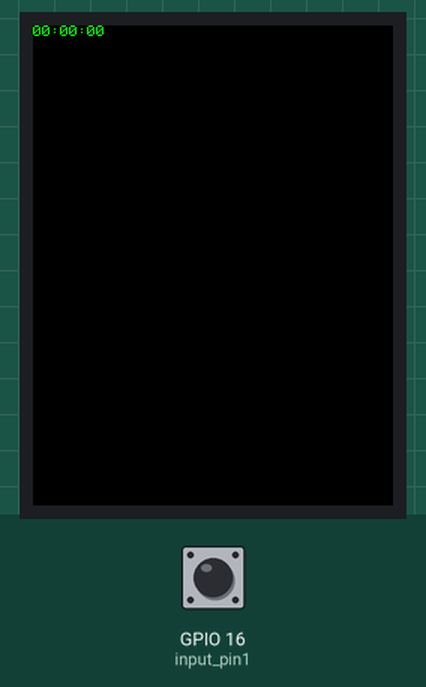
The sketch below on a simulated ESP32. Parts: 240×320 colour display. The test bench sets the inputs (shaded band); at power-on: GPIO 16 (input_pin1) HIGH. WiFi joins after 1.5 s; servers stay silent unless stated; uploads are accepted with an empty reply; what the sketch prints to the serial monitor is not drawn.

Above: at 6.2 s.
6.3 s: GPIO 16 (input_pin1) pulled LOW for 1.4 s
At 7.6 s:
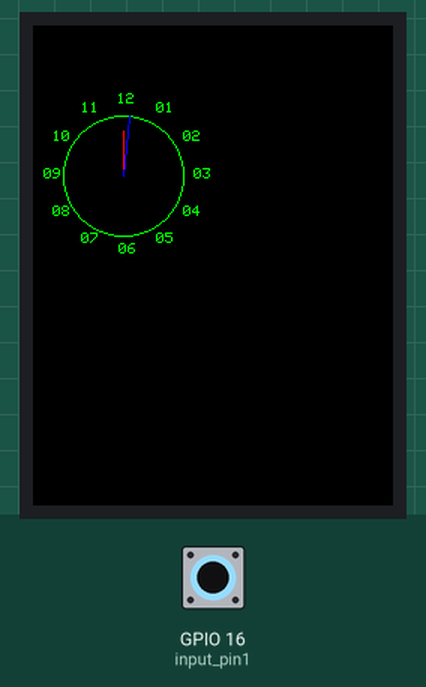
9.3 s: GPIO 16 (input_pin1) pulled LOW for 1.4 s
12.5 s: GPIO 16 (input_pin1) pulled LOW for 3.2 s
17.2 s: GPIO 16 (input_pin1) driven LOW
At 19.5 s:
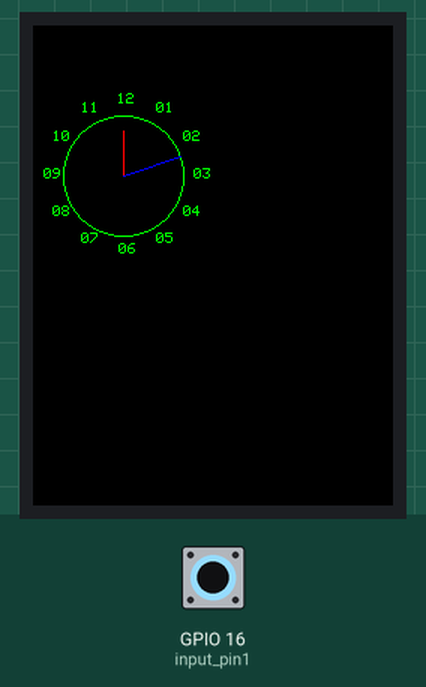
21.5 s: GPIO 16 (input_pin1) driven HIGH
At 22.7 s:
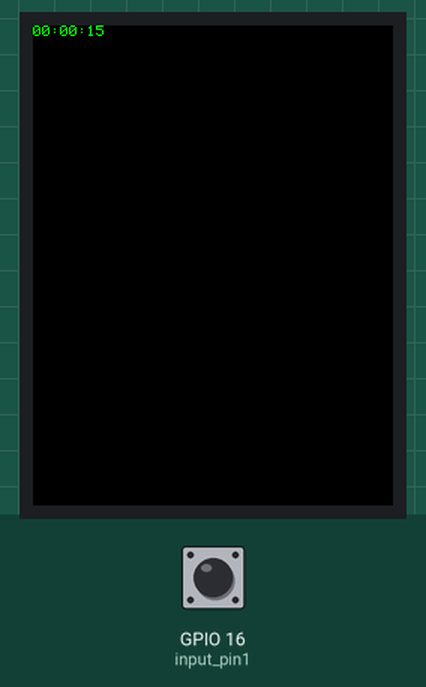
24.4 s: GPIO 16 (input_pin1) driven LOW
At 38.7 s:
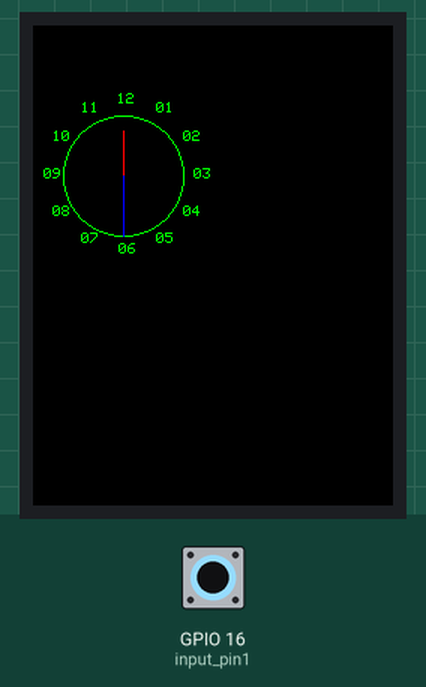
Timing chart, 0 to 40.2 s (numbered marks = the images above; inputs shaded):
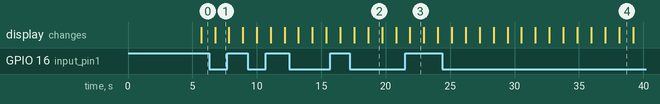

The sketch:

clock.ino
```cpp
#include <WiFi.h> //Connect to WiFi Network
#include <TFT_eSPI.h> // Graphics and font library for ST7735 driver chip
#include <SPI.h> //Used in support of TFT Display
#include <string.h>  //used for some string handling and processing.

/*#########################################
  Simple example script demonstrating:
  Connection with an Access Point (AP)
  Creation of client object
  Connection of client object to host
  Sending of GET request with several arguments
  verbose printing of HTTP response from host
  Simple parsing of HTTP response

  We'll use the open API found at:
  http://numbersapi.com
  Intended for 6.08 Spring 2019 Lab 01B
*/

TFT_eSPI tft = TFT_eSPI();  // Invoke library, pins defined in User_Setup.h

const int RESPONSE_TIMEOUT = 6000; //ms to wait for response from host
const int GETTING_PERIOD = 5000; //periodicity of getting a number fact.
const uint16_t IN_BUFFER_SIZE = 1000; //size of buffer to hold HTTP request
const uint16_t OUT_BUFFER_SIZE = 1000; //size of buffer to hold HTTP response
char request_buffer[IN_BUFFER_SIZE]; //char array buffer to hold HTTP request
char response_buffer[OUT_BUFFER_SIZE]; //char array buffer to hold HTTP response

uint32_t loop_controller; //used for timing
uint32_t last_time; //used for timing

char network[] = "6s08";
char password[] = "iesc6s08";
//char network[] = "6s08";  //SSID for 6.08 Lab
//char password[] = "iesc6s08"; //Password for 6.08 Lab
const uint8_t input_pin1 = 16;
int hr = 0;
int mi = 0;
int sec = 0;
int timer = 0;
String digital = "";
String date = "";

void setup() {
  tft.init();
  tft.setRotation(2);
  tft.setTextSize(1);
  tft.fillScreen(TFT_BLACK);
  tft.setTextColor(TFT_GREEN, TFT_BLACK);
  Serial.begin(115200); //begin serial
  delay(100); //wait a bit (100 ms)
  WiFi.begin(network, password); //attempt to connect to wifi
  uint8_t count = 0; //count used for Wifi check times
  Serial.print("Attempting to connect to ");
  Serial.println(network);
  while (WiFi.status() != WL_CONNECTED && count < 6) {
    delay(500);
    Serial.print(".");
    count++;
  }
  delay(2000);
  if (WiFi.isConnected()) { //if we connected then print our IP, Mac, and SSID we're on
    Serial.println("CONNECTED!");
    Serial.println(WiFi.localIP().toString() + " (" + WiFi.macAddress() + ") (" + WiFi.SSID() + ")");
    delay(500);
  } else { //if we failed to connect just Try again.
    Serial.println("Failed to Connect :/  Going to restart");
    Serial.println(WiFi.status());
    ESP.restart(); // restart the ESP (proper way)
  }
  randomSeed(analogRead(A0)); //"seed" random number generator
  pinMode(input_pin1, INPUT_PULLUP);

}

/*-----------------------------------
   Generate a request to the numbersapi server for a random number
   Display the response both on the TFT and in the Serial Monitor
*/
void loop() {

  //formulate GET request...first line:
  sprintf(request_buffer, "GET http://608dev.net/sandbox/currenttime\r\n");
  strcat(request_buffer, "Host: 608dev.net\r\n"); //add more to the end
  strcat(request_buffer, "\r\n"); //add blank line!


  if (timer % 60 == 0 ) {
    do_http_GET("608dev.net", request_buffer, response_buffer, OUT_BUFFER_SIZE, RESPONSE_TIMEOUT, true);
    String str(response_buffer);
    digital = str.substring(11, 19);
    date = str.substring(0, 10);
    timer = 0;
    hr = digital.substring(0, 2).toInt();
    mi = digital.substring(3, 5).toInt();
    sec = digital.substring(6, 8).toInt();
    Serial.println("refresh");

  }
  else {
    int curr = millis();
    while (millis() - curr < 1000)
    {
      ;
    }

    sec++;
    if (sec > 59)
    {
      mi++;
      sec = 0;
    }
    if (mi > 59)
    {
      hr++;
      mi = 0;
    }
  }
  timer++;


  if (digitalRead(input_pin1)) {
    tft.fillScreen(TFT_BLACK); //black out TFT Screen
    tft.drawString(digital, 0, 0, 1); //viewable on Screen
    tft.drawString(date, 0, 20, 1);
    char output[40];
    if (hr > 12)
    {
      hr = hr - 12;
      Serial.println(hr);
    }
    sprintf(output, "%2.2d:%2.2d:%2.2d", hr, mi, sec);
    tft.drawString(output, 0, 0, 1);


  }
  else
  {
    tft.fillScreen(TFT_BLACK);
    tft.drawString(date, 0, 20, 1);

    for (int i = 0 ; i < 12 ; i++)
    {
      char output[40];
      sprintf(output, "%4.2d", i + 1);
      tft.drawString(output, 45 + 50 * cos(i / 12.0 * 2 * PI - PI / 2 + PI / 6), 95 + 50 * sin(i / 12.0 * 2 * PI - PI / 2 + PI / 6), 1);
    }
    tft.drawCircle(60, 100, 40, TFT_GREEN);
    if (hr > 12)
    {
      hr = hr - 12;
      Serial.println(hr);
    }
    tft.drawLine(60, 100, 60 + 20 * cos(hr / 12.0 * 2 * PI - PI / 2), 100 + 20 * sin(hr / 12.0 * 2 * PI - PI / 2), TFT_GREEN);
    tft.drawLine(60, 100, 60 + 30 * cos(mi / 60.0 * 2 * PI - PI / 2), 100 + 30 * sin(mi / 60.0 * 2 * PI - PI / 2), TFT_RED);
    tft.drawLine(60, 100, 60 + 40 * cos(sec / 60.0 * 2 * PI - PI / 2), 100 + 40 * sin(sec / 60.0 * 2 * PI - PI / 2), TFT_BLUE);


  }
}


/*----------------------------------
   char_append Function:
   Arguments:
      char* buff: pointer to character array which we will append a
      char c:
      uint16_t buff_size: size of buffer buff

   Return value:
      boolean: True if character appended, False if not appended (indicating buffer full)
*/
uint8_t char_append(char* buff, char c, uint16_t buff_size) {
  int len = strlen(buff);
  if (len > buff_size) return false;
  buff[len] = c;
  buff[len + 1] = '\0';
  return true;
}

/*----------------------------------
   do_http_GET Function:
   Arguments:
      char* host: null-terminated char-array containing host to connect to
      char* request: null-terminated char-arry containing properly formatted HTTP GET request
      char* response: char-array used as output for function to contain response
      uint16_t response_size: size of response buffer (in bytes)
      uint16_t response_timeout: duration we'll wait (in ms) for a response from server
      uint8_t serial: used for printing debug information to terminal (true prints, false doesn't)
   Return value:
      void (none)
*/
void do_http_GET(char* host, char* request, char* response, uint16_t response_size, uint16_t response_timeout, uint8_t serial) {
  WiFiClient client; //instantiate a client object
  if (client.connect(host, 80)) { //try to connect to host on port 80
    //if (serial) Serial.print(request);//Can do one-line if statements in C without curly braces
    client.print(request);
    memset(response, 0, response_size); //Null out (0 is the value of the null terminator '\0') entire buffer
    uint32_t count = millis();
    while (client.connected()) { //while we remain connected read out data coming back
      client.readBytesUntil('\n', response, response_size);

      //if (serial) Serial.println(response);

      if (millis() - count > response_timeout) break;
    }
    //empty in prep to store body
    count = millis();
    while (client.available()) { //read out remaining text (body of response)
      char_append(response, client.read(), OUT_BUFFER_SIZE);
    }
    //if (serial) Serial.println(response);

    client.stop();
    //if (serial) Serial.println("-----------");
  } else {
    if (serial) Serial.println("connection failed :/");
    if (serial) Serial.println("wait 0.5 sec...");
    client.stop();
  }
}
```

Measured:
- after the input at 6.3 s, the display: changes after 0.45 s (image 1)
- after the input at 17.2 s, the display: first changes after 0.36 s (image 2 shows a later state)
- after the input at 21.5 s, the display: changes after 0.38 s (image 3)
- after the input at 24.4 s, the display: first changes after 0.72 s (image 4 shows a later state)
